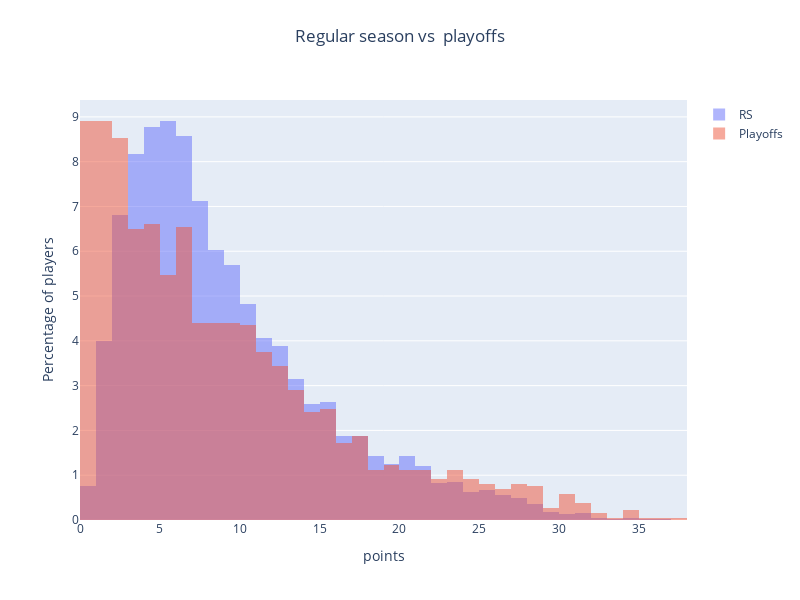

The code cell stored with this chart in its notebook:
### Code cell
fig = go.Figure()
fig.add_trace(go.Histogram(x=hist_data(rs_df,50,5), histnorm='percent', name='RS',
                           xbins={'start':0,'end':38,'size':1}))
fig.add_trace(go.Histogram(x=hist_data(playoffs_df,5,1), histnorm='percent',
                           name='Playoffs', xbins={'start':0,'end':38,'size':1}))
fig.update_layout(barmode='overlay')
fig.update_traces(opacity=0.5)
fig.update_layout(height=600, width=800)
fig.update_xaxes(title_text='points')
fig.update_yaxes(title_text='Percentage of players')
fig.update_layout(title_text=' Regular season vs  playoffs', title_x=0.5, title_y=0.95)
fig.show()

### Figure 1 — Plotly figure (JSON) as saved in the notebook; plotly's stock layout.template omitted (floating-point values rounded to 4 significant figures; data arrays with more than 128 entries replaced by an {"elided": "..."} marker saying what was removed)
{"data": [{"histnorm": "percent", "name": "RS", "opacity": 0.5, "type": "histogram", "x": {"elided": "4771 float values"}, "xbins": {"end": 38, "size": 1, "start": 0}}, {"histnorm": "percent", "name": "Playoffs", "opacity": 0.5, "type": "histogram", "x": {"elided": "1864 float values"}, "xbins": {"end": 38, "size": 1, "start": 0}}], "layout": {"barmode": "overlay", "height": 600, "title": {"text": " Regular season vs  playoffs", "x": 0.5, "y": 0.95}, "width": 800, "xaxis": {"autorange": true, "range": [0, 38], "title": {"text": "points"}, "type": "linear"}, "yaxis": {"autorange": true, "range": [0, 9.377], "title": {"text": "Percentage of players"}}}}
